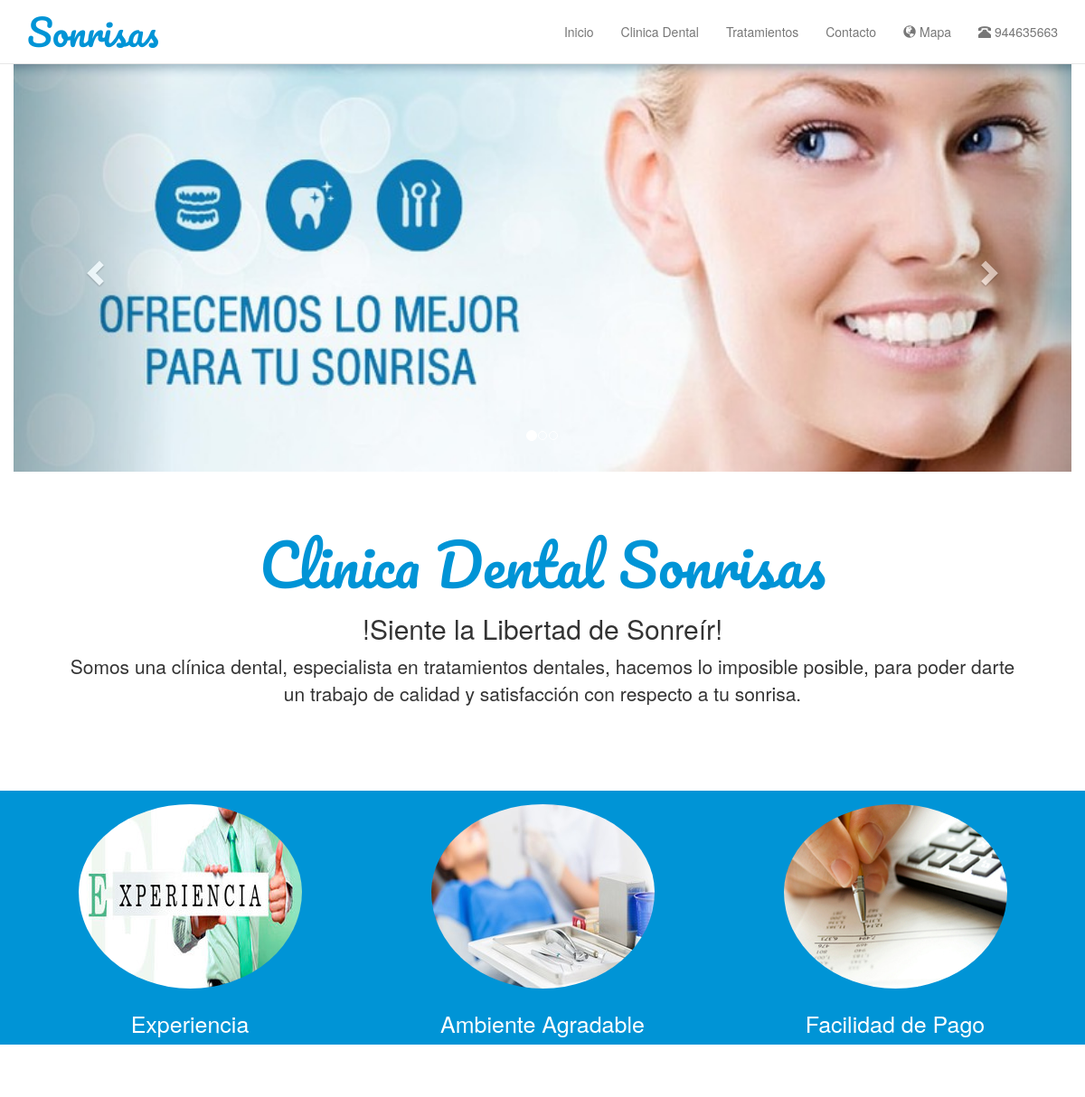
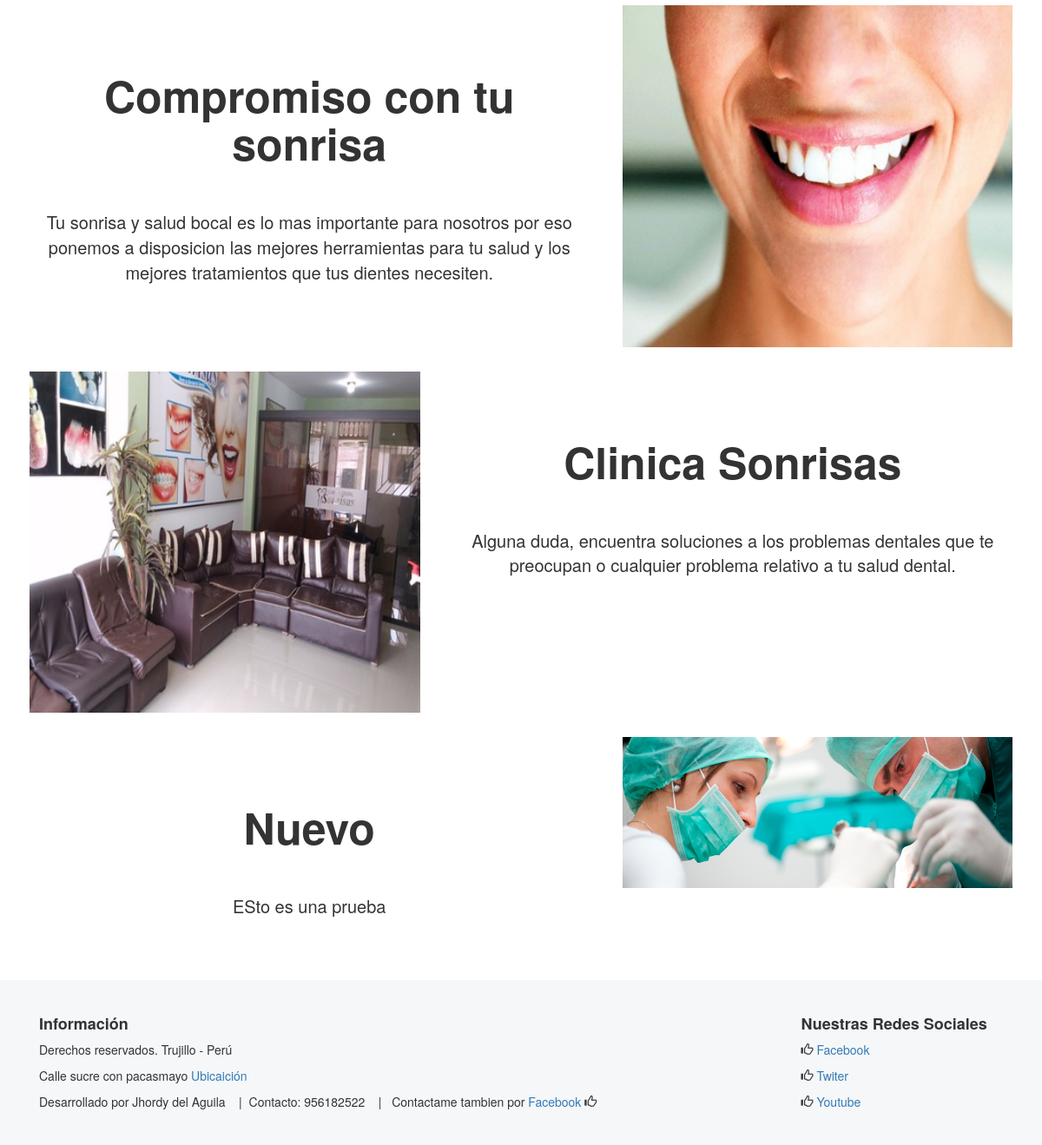
The page / on the database its author committed (2 pictures, top to bottom).
### tables this page shows
CREATE TABLE `principal_slider` (
  `id` int(11) NOT NULL,
  `titulo` varchar(20) NOT NULL,
  `imagen` varchar(100) NOT NULL,
  `estado` char(1) NOT NULL DEFAULT '0'
);

CREATE TABLE `principal` (
  `id` int(11) NOT NULL,
  `titulo` varchar(30) NOT NULL,
  `subtitulo` varchar(50) NOT NULL,
  `contenido` longtext NOT NULL
);

CREATE TABLE `principal_anuncios` (
  `id` int(11) NOT NULL,
  `titulo` varchar(20) NOT NULL,
  `imagen` varchar(100) NOT NULL,
  `estado` char(1) NOT NULL DEFAULT '0'
);

CREATE TABLE `principal_marco` (
  `id` int(11) NOT NULL,
  `titulo` varchar(30) NOT NULL,
  `imagen` varchar(100) NOT NULL,
  `contenido` longtext NOT NULL,
  `estado` char(1) NOT NULL DEFAULT '0'
);

### app/Conexion.php (called while the page is built, shortened)
<?php
class Conexion {
    private static $conexion;
    public static function abrir_conexion() {
        if (!isset(self::$conexion)) {
            try {
                self::$conexion = new PDO('mysql:host='.NOMBRE_SERVIDOR.'; dbname='.NOMBRE_BD.'', NOMBRE_USUARIO, PASSWORD);
                self::$conexion->setAttribute(PDO::ATTR_ERRMODE, PDO::ERRMODE_EXCEPTION);
                self::$conexion->exec("SET CHARACTER SET utf8");
            } catch (PDOException $ex) {
                print "ERROR: " . $ex->getMessage() . "<br>";
                die();
            }
        }
    }
     public static function cerrar_conexion() {
        if (isset(self::$conexion)) {
            self::$conexion = null;
        }
    }
    public static function obtener_conexion() {
        return self::$conexion;
    }
}

### admin/app/repository/RepositorioSlider.php (called while the page is built, shortened)
<?php
class RepositorioSlider {
    public static function obtener_slider($conexion) {
        $slider = array();
        if (isset($conexion)) {
            try{
                $sql = "SELECT * FROM principal_slider";
                $sentencia = $conexion->prepare($sql);
                $sentencia->execute();
                $resultado = $sentencia->fetchAll();
                if (count($resultado)) {
                    foreach ($resultado as $fila) {
                        $slider[] = new Slider($fila['id'],$fila['titulo'],$fila['imagen'],$fila['estado']);
                    }
                }
            }catch(PDOException $ex) {
                print 'Error con el slider: ' . $ex->getMessage();
            }
        }
        return $slider;
    }
}

### admin/app/class/Slider.php (called while the page is built, shortened)
<?php
class Slider
{
	private $imagen;
	function __construct($id,$titulo, $imagen, $estado){
		$this->imagen = $imagen;
	}
    public function getImagen() {
        return $this->imagen;
    }
}

### admin/app/repository/RepositorioPrincipal.php (called while the page is built, shortened)
<?php
class RepositorioPrincipal {
    public static function obtener_principal($conexion) {
        $principal = null;
        if (isset($conexion)) {
            try{
                $sql = "SELECT * FROM principal";
                $sentencia = $conexion->prepare($sql);
                $sentencia->execute();
                $resultado = $sentencia->fetch();
                if (!empty($resultado)) {
                    $principal = new Principal($resultado['id'],$resultado['titulo'],$resultado['subtitulo'],$resultado['contenido']);
                }
            }catch(PDOException $ex) {
                print 'Error:'  . $ex->getMessage();
            }
        }
        return $principal;
    }
}

### admin/app/class/Principal.php (called while the page is built, shortened)
<?php
class Principal {
    private $titulo;
    private $subtitulo;
    private $contenido;
    public function __construct($id, $titulo, $subtitulo, $contenido) {
        $this->titulo = $titulo;
        $this->subtitulo = $subtitulo;
        $this->contenido = $contenido;
    }
    public function getTitulo() {
        return $this->titulo;
    }
    public function getSubTitulo() {
        return $this->subtitulo;
    }
    public function getContenido() {
        return $this->contenido;
    }
}

### admin/app/repository/RepositorioPrincipalAnuncios.php (called while the page is built, shortened)
<?php
class RepositorioPrincipalAnuncios {
    public static function obtener_principal_sec($conexion) {
        $principal_sec = array();
        if (isset($conexion)) {
            try{
                $sql = "SELECT * FROM  principal_anuncios";
                $sentencia = $conexion->prepare($sql);
                $sentencia->execute();
                $resultado = $sentencia->fetchAll();
                if (count($resultado)) {
                    foreach ($resultado as $fila) {
                        $principal_sec[] = new PrincipalAnuncios($fila['id'],$fila['titulo'],$fila['imagen'],$fila['estado']);
                    }
                }
            }catch(PDOException $ex){
                print 'Error: ' . $ex->getMessage();
            }
        }
        return $principal_sec;
    }
}

### admin/app/class/PrincipalAnuncios.php (called while the page is built, shortened)
<?php
class PrincipalAnuncios {
    private $titulo;
    private $imagen;
    public function __construct($id, $titulo, $imagen, $estado) {
        $this->titulo = $titulo;
        $this->imagen = $imagen;
    }
    public function getTitulo() {
        return $this->titulo;
    }
    public function getImagen() {
        return $this->imagen;
    }
}

### admin/app/repository/RepositorioPrincipalMarco.php (called while the page is built, shortened)
<?php
class RepositorioPrincipalMarco {
    public static function obtener_principal_marco($conexion) {
        $principal_marco= array();
        if (isset($conexion)) {
            try{
                $sql = "SELECT * FROM  principal_marco LIMIT 3";
                $sentencia = $conexion->prepare($sql);
                $sentencia->execute();
                $resultado = $sentencia->fetchAll();
                if (count($resultado)) {
                    foreach ($resultado as $fila) {
                        $principal_marco[] = new PrincipalMarco($fila['id'],$fila['titulo'],$fila['imagen'],$fila['contenido'],$fila['estado']);
                    }
                }
            }catch(PDOException $ex){
                print 'Error: ' . $ex->getMessage();
            }
        }
        return $principal_marco;
    }
}

### admin/app/class/PrincipalMarco.php (called while the page is built, shortened)
<?php
class PrincipalMarco {
    private $titulo;
    private $imagen;
    private $contenido;
    public function __construct($id, $titulo, $imagen,$contenido, $estado) {
        $this->titulo = $titulo;
        $this->imagen = $imagen;
        $this->contenido = $contenido;
    }
    public function getTitulo() {
        return $this->titulo;
    }
    public function getImagen() {
        return $this->imagen;
    }
    public function getContenido() {
        return $this->contenido;
    }
}

### index.php (the view, shortened to what this page needs)
<?php
include_once 'app/Conexion.php';
include_once 'admin/app/class/Slider.php';
include_once 'admin/app/repository/RepositorioSlider.php';
include_once 'admin/app/class/Principal.php';
include_once 'admin/app/repository/RepositorioPrincipal.php';
include_once 'admin/app/class/PrincipalAnuncios.php';
include_once 'admin/app/repository/RepositorioPrincipalAnuncios.php';
include_once 'admin/app/class/PrincipalMarco.php';
include_once 'admin/app/repository/RepositorioPrincipalMarco.php';
include_once 'inc/header_common.php';
include_once 'inc/navbar.php';
?>
<div class="container">
    <div class="row">
        <div id="idSlider" class="carousel">
            <ol class="carousel-indicators">
                <?php $slider = RepositorioSlider::obtener_slider(Conexion::obtener_conexion());
                $a = 0;
                foreach ($slider as $fila) {
                    if ($a === 0) {
                        echo '<li data-target="#idSlider" data-slide-to="0" class="active"></li>';
                    } else {
                        echo '<li data-target="#idSlider" data-slide-to="' . $a . '"></li>';
                    }
                    $a++;
                }
                ?>
            </ol>
            <div class="carousel-inner">
                <?php
                $b = 0;
                foreach ($slider as $fila) {
                    if ($b === 0) {
                        echo '<div class="item active">';
                    } else {
                        echo '<div class="item">';
                    }
                    echo '<figure>';
                    echo '<img src="img/' . $fila->getImagen() . '" width="100%">';
                    echo '</figure>';
                    echo '</div>';
                    $b++;
                } ?>
            </div>
            <a href="#idSlider" class="left carousel-control" data-slide="prev">
                <span class="glyphicon glyphicon-chevron-left" aria-hidden="true"></span>
            </a>
            <a href="#idSlider" class="right carousel-control" data-slide="next">
                <span class="glyphicon glyphicon-chevron-right" aria-hidden="true"></span>
            </a>
        </div>
    </div>
   <?php $principal = RepositorioPrincipal::obtener_principal(Conexion::obtener_conexion());?>
    <div class="row">
        <div class="jumbotron">
            <h1 class="pacifico"><?php echo $principal->getTitulo(); ?></h1>
            <h2><?php echo $principal->getSubTitulo(); ?></h2>
            <p><?php echo $principal->getContenido(); ?></p>
        </div>
    </div>
</div>
<?php  $principal_sec = RepositorioPrincipalAnuncios::obtener_principal_sec(Conexion::obtener_conexion())?>
<div class="container-fluid fondo-celeste ">
    <div class="container">
        <div class="row">
        <?php foreach ($principal_sec as $fila) {?>
                <div class="col-md-4 inicio">
                <figure>
                <img src="img/<?php echo $fila->getImagen(); ?>" class="img-circle">
                </figure>
                <h3><?php echo $fila->getTitulo(); ?></h3>
                </div>
        <?php } ?>
        </div>
    </div>
</div>
<?php $principal_marco = RepositorioPrincipalMarco::obtener_principal_marco(Conexion::obtener_conexion()); ?>
<div class="container contenido2">
    <?php
    $c = 0;
    foreach($principal_marco as $fila) {?>
        <div class="row">
        <?php if($c%2 == 0) {?>
             <div class="col-md-7">
                 <h1 class="titulo-grande"><?php echo $fila->getTitulo(); ?></h1>
                 <p class="p-mediano "><?php echo $fila->getContenido(); ?></p>
             </div>
             <div class="col-md-5">
                 <div class="thumbnail">
                     <figure>
                        <img src="img/<?php echo $fila->getImagen(); ?>">
                     </figure>
                 </div>
             </div>
        <?php } else {?>
             <div class="col-md-5">
                 <div class="thumbnail">
                     <figure>
                        <img src="img/<?php echo $fila->getImagen(); ?>">
                     </figure>
                 </div>
             </div>
             <div class="col-md-7">
                 <h1 class="titulo-grande"><?php echo $fila->getTitulo(); ?></h1>
                 <p class="p-mediano "><?php echo $fila->getContenido(); ?></p>
             </div>
        <?php } ?>
        </div>
    <?php $c++;
    }?>
</div>
<?php
include_once 'inc/footer.php';
include_once 'inc/footer_common.php';
?>

### inc/header_common.php (shortened to what this page needs)
<!DOCTYPE html>
<html>
    <head>
        <link rel="stylesheet"  href="css/bootstrap.min.css">
        <link rel="stylesheet"  href="css/lightbox.min.css">
        <link rel="stylesheet"  href="css/estilos.css">
    </head>
    <body>

### inc/navbar.php (shortened to what this page needs)
<nav class="navbar navbar-default navbar-fixed-top">
    <div class="container">
        <div class="navbar-header">
            <a class="navbar-brand pacifico " href="index.php">Sonrisas</a>
        </div>
        <div id="idNavbar" class="navbar-collapse collapse">
            <ul class="nav navbar-nav navbar-right">
                <li><a href="index.php">Inicio</a></li>
                <li><a href="clinica.php">Clinica Dental</a></li>
                <li><a href="tratamiento.php">Tratamientos</a></li>
                <li><a href="contacto.php">Contacto</a></li>
                <li><a href="contacto.php"><span class=" glyphicon glyphicon-globe logo" aria-hidden="true"></span> Mapa</a></li>
                <li><a><span class="glyphicon glyphicon-phone-alt logo" aria-hidden="true"></span> 944635663</a></li>
            </ul>
        </div>
    </div>
</nav>

### inc/footer.php
<footer>
    <div class="container">
    	<div class="row">
    		<div class="col-md-8">
    			<h4><strong>Información</strong></h4>
    			<p>Derechos reservados. Trujillo - Perú
        		<p>Calle sucre con pacasmayo <a href="contacto.php"> Ubicaición</a></p>
        		<p>Desarrollado por Jhordy del Aguila &nbsp;&nbsp; |&nbsp;&nbsp;Contacto: 956182522 &nbsp;&nbsp; |&nbsp;&nbsp; Contactame tambien por<a href="https://www.facebook.com/jhordy.alexii"> Facebook </a><span class="glyphicon glyphicon-thumbs-up"></span></p>
    		</div>
    		<div class="col-md-1"></div>
    		<div class="col-md-3">
    			<h4><strong>Nuestras Redes Sociales</strong></h4>
    			<p><span class="glyphicon glyphicon-thumbs-up"></span><a href="#"> Facebook</a></p>
    			<p><span class="glyphicon glyphicon-thumbs-up"></span><a href="#"> Twiter</a></p>
    			<p><span class="glyphicon glyphicon-thumbs-up"></span><a href="#"> Youtube</a></p>
    		</div>
    	</div>
    </div>
</footer>

### inc/footer_common.php (shortened to what this page needs)
</body>
</html>

### css/estilos.css (style rules this page uses)
body { padding-top: 70px; }
.pacifico { font-family: 'Pacifico', cursive; }
.navbar-brand { font-size: 40px; color: #0094d6 !important; }
.navbar { background: #FFF; padding: 10px; }
.contenido2 { padding-top: 60px; padding-bottom: 60px; }
.titulo-grande { font-size: 50px; padding-top: 60px; padding-bottom: 40px; text-align: center; font-weight: bold; }
footer { background-color: #f5f7f8; padding: 30px; }
.p-mediano { font-size: 20px; text-align: center; }
.fondo-celeste { background: #0094d6; }
.jumbotron { background: #fff; text-align: center; }
.jumbotron h1 { color: #0094d6 !important; }
.inicio { text-align: center; }
.inicio h3 { color: white; font-size: 25px; }
.inicio img { padding-top: 15px; padding-bottom: 5px; }
.thumbnail img { width: 100%; }
.thumbnail { border: none; text-align: center; }

### rows shown on the page
principal_slider: imagen (picture)
principal: titulo "Clinica Dental Sonrisas", subtitulo "!Siente la Libertad de Sonreír!", contenido "Somos una clínica dental, especialista en tratamientos dentales, hacemos lo imposible posible, para poder darte un trabajo de calidad y satisfacción con respecto a tu sonrisa."
principal_anuncios: imagen (picture), titulo "Experiencia"
principal_anuncios: imagen (picture), titulo "Ambiente Agradable"
principal_anuncios: imagen (picture), titulo "Facilidad de Pago"
principal_marco: titulo "Compromiso con tu sonrisa", contenido "Tu sonrisa y salud bocal es lo mas importante para nosotros por eso ponemos a disposicion las mejores herramientas para tu salud y los mejores tratamientos que tus dientes necesiten.", imagen (picture)
principal_marco: imagen (picture), titulo "Clinica Sonrisas", contenido "Alguna duda, encuentra soluciones a los problemas dentales que te preocupan o cualquier problema relativo a tu salud dental."
principal_marco: titulo "Nuevo", contenido "ESto es una prueba", imagen (picture)
